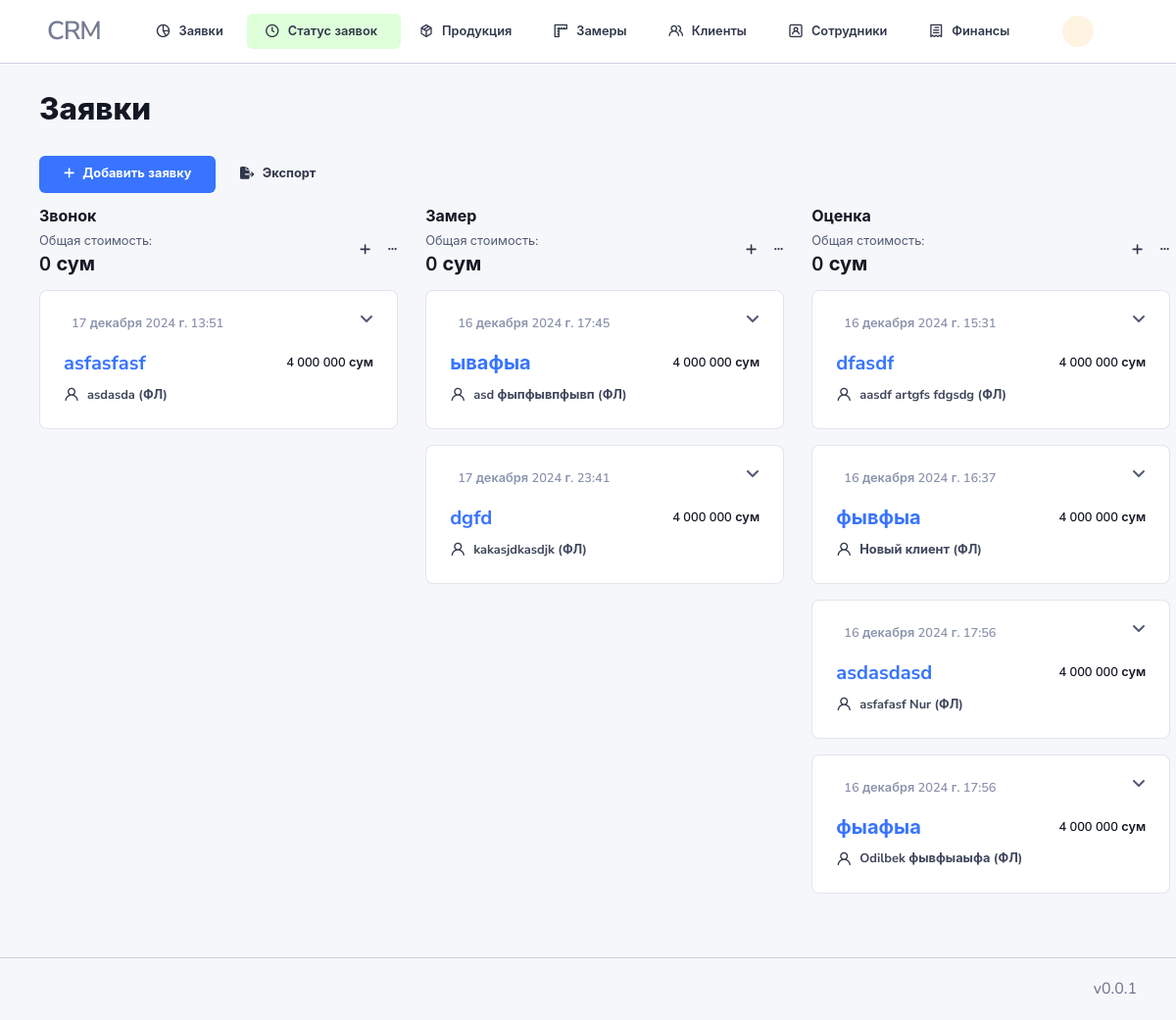
Before: /index/ with the older database file.
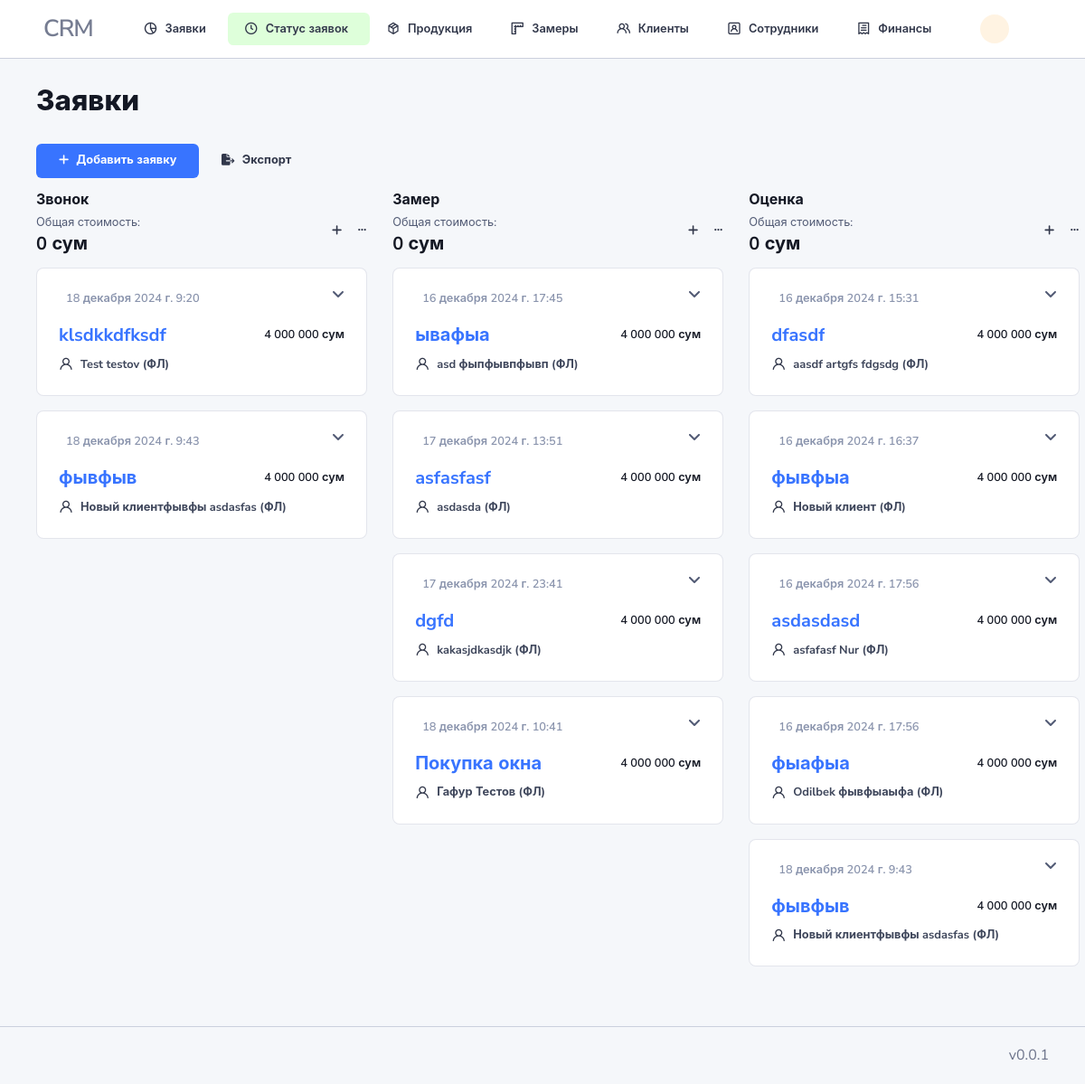
After: the same page with the newer database file.
### tickets/models.py (models this page shows, shortened)
class Stage(models.Model):
    name = models.CharField(max_length=100, verbose_name="Название этапа")
    priority = models.PositiveIntegerField(verbose_name="Приоритет этапа", null=True, blank=True,)
    role = models.ForeignKey(  # Add foreign key to the Role model
        Role, on_delete=models.CASCADE, related_name="stages", verbose_name="Роль", null=True, blank=True,
    )
    class Meta:
        verbose_name = "Этап"
        verbose_name_plural = "Этапы"
        ordering = ["priority"]

class Ticket(models.Model):
    STATUS_CHOICES = [
        ('old', 'Устарела'),
        ('new', 'Новая'),
        ('in_progress', 'В работе'),
        ('completed', 'Завершена'),
    ]
    ADS_CHOICES = [
        ('friend', 'От знакомого'),
        ('web', 'Сайт '),
        ('instagram', 'Инстаграм'),
        ('facebook', 'Фейсбук'),
        ('flyers', 'Флаеры'),
        ('banners', 'Наружная реклама'),
        ('partners', 'Партнеры'),
        ('client', 'Клиент'),
    ]
    client = models.ForeignKey(
        Client, on_delete=models.CASCADE, related_name="tickets", verbose_name="Клиент"
    )
    location = models.ForeignKey(
        'locations.Location', on_delete=models.CASCADE, related_name="tickets", verbose_name="Локация", null=True, blank=True
    )
    description = models.TextField(
        null=True, blank=True, verbose_name="Описание"
    )
    ads_info = models.CharField(
        max_length=50, choices=ADS_CHOICES, default='new', verbose_name="Источник рекламы"
    )
    status = models.CharField(
        max_length=20, choices=STATUS_CHOICES, default='new', verbose_name="Статус заявки"
    )
    created_by = models.ForeignKey(
        Employee, on_delete=models.SET_NULL, null=True, related_name="created_tickets", verbose_name="Создатель заявки"
    )
    created_at = models.DateTimeField(
        auto_now_add=True, verbose_name="Дата создания"
    )
    updated_at = models.DateTimeField(
        auto_now=True, verbose_name="Дата обновления"
    )
    class Meta:
        verbose_name = "Заявка"
        verbose_name_plural = "Заявки"
        indexes = [
            models.Index(fields=["status"]),
            models.Index(fields=["created_by"]),
        ]

### users/models.py (models this page shows)
class Client(models.Model):
    CLIENT_TYPE_CHOICES = [
        ('g', 'Г'),
        ('b', 'ЮЛ'),
        ('f', 'ФЛ'),
    ]
    person = models.ForeignKey(
        Person, on_delete=models.CASCADE, related_name="clients", verbose_name="Личность"
    )
    type = models.CharField(
        max_length=1, choices=CLIENT_TYPE_CHOICES, verbose_name="Тип клиента"
    )
    fin_account = models.IntegerField(
        null=True, blank=True, verbose_name="Финансовый аккаунт"
    )
    class Meta:
        verbose_name = "Клиент"
        verbose_name_plural = "Клиенты"
        indexes = [
            models.Index(fields=["type"]),
        ]
    def __str__(self):
        return f"{self.person} ({self.get_type_display()})"

class Person(models.Model):
    GENDER_CHOICES = [
        ('male', 'Мужчина'),
        ('female', 'Женщина'),
    ]
    first_name = models.CharField(max_length=50, verbose_name="Имя", db_index=True)
    last_name = models.CharField(max_length=50, verbose_name="Фамилия", db_index=True)
    nickname = models.CharField(max_length=50, null=True, blank=True, verbose_name="Прозвище")
    gender = models.CharField(
        max_length=10, choices=GENDER_CHOICES, null=True, blank=True, verbose_name="Пол"
    )
    phone_number_1 = models.CharField(max_length=20, unique=True, verbose_name="Телефон 1")
    phone_number_2 = models.CharField(max_length=20, null=True, blank=True, verbose_name="Телефон 2")
    class Meta:
        verbose_name = "Личность"
        verbose_name_plural = "Личности"
        indexes = [
            models.Index(fields=["first_name"]),
            models.Index(fields=["last_name"]),
        ]
        constraints = [
            models.UniqueConstraint(fields=['first_name', 'last_name', 'phone_number_1'], name="unique_person")
        ]
    def __str__(self):
        return f"{self.first_name} {self.last_name}"

### tickets/views.py (the view)
# urls.py: path('index/', views.index_view, name='index_view'),
def index_view(request):
    if request.method == "POST":
        form = TicketForm(request.POST)
        if form.is_valid():
            ticket = form.save(commit=False)
            ticket.created_by = request.user.employee  # Assign the authenticated user's employee
            ticket.status = "Новая"
            ticket.save()
            stage, created = Stage.objects.get_or_create(name='Звонок')  # Получаем только Stage
            StageHistory.objects.create(
                ticket=ticket,
                stage=stage,  # Используем только экземпляр Stage
            )
            return redirect(reverse_lazy('tickets:index_view'))  # Перенаправление после сохранения
    else:
        form = TicketForm()
    return render(
        request,
        'tickets/index.html',
        {
            'form': form,  # Передача формы в шаблон
            'stages': Stage.objects.all(),
            'tickets': Ticket.objects.all(),
            'section': 'index',
        }
    )

### tickets/templates/tickets/index.html (shortened to what the changed rows need)
{% extends 'base.html' %}
{% load static %}
{% block main %}
  <div class="content kanban-deals-content">
    <div>
      <div class="px-4 px-lg-6">
        <h2 class="mb-5">Заявки</h2>
      </div>
      <div class="px-4 px-lg-6 scrollbar">
        <div class="deals">
          {% for stage in stages %}
            <div class="deals-col me-4">
              <div class="d-flex align-items-center justify-content-between position-sticky top-0 z-1 bg-body">
                <div>
                  <h5 class="mb-2">{{ stage.name }}</h5>
                  <p class="fs-9 text-body-tertiary mb-1">Общая стоимость:</p>
                  <h4 class="mb-3">0 сум</h4>
                </div>
                <div class="d-flex gap-3">
                  <button class="btn p-0" type="button" data-bs-toggle="modal" data-bs-target="#addDealModal" aria-haspopup="true" aria-expanded="false" data-bs-reference="parent"><span class="fa-solid fa-plus"></span></button><button class="btn p-0" type="button" data-bs-toggle="dropdown" data-boundary="window" aria-haspopup="true" aria-expanded="false" data-bs-reference="parent"><span class="fas fa-ellipsis-h fs-10"></span></button>
                </div>
              </div>
              <div class="scrollbar deals-items-container">
                <div class="w-100 min-vh-50" data-sortable="data-sortable">
                  {% for ticket in tickets %}
                    {% if stage.name == ticket.stage_history.last.stage.name %}
                      <div>
                        <div class="card mb-3">
                          <div class="card-body">
                            <a class="dropdown-indicator-icon position-absolute text-body-tertiary" href="#collapseWidthDeals-{{ ticket.id }}" role="button" data-bs-toggle="collapse" aria-expanded="false" aria-controls="collapseWidthDeals-1"><span class="fa-solid fa-angle-down"></span></a>
                            <div class="d-flex align-items-center justify-content-between mb-3">
                              <div class="d-flex">
                                <p class="mb-0 fs-9 fw-semibold text-body-tertiary date">
                                    <span class="text-body-quaternary">{{ ticket.created_at }}</span>
                                </p>
                              </div>
                            </div>
                            <div class="deals-items-head d-flex align-items-center mb-2">
                              <a class="text-primary fw-bold line-clamp-1 me-3 mb-0 fs-7" href="../../apps/crm/deal-details.html">{{ ticket.description }}</a>
                              <p class="ms-auto fs-9 text-body-emphasis fw-semibold mb-0 deals-revenue">4 000 000 сум</p>
                            </div>
                            <div class="deals-company-agent d-flex flex-between-center">
                              <div class="d-flex align-items-center">
                                <span class="uil uil-user me-2"></span>
                                <p class="text-body-secondary fw-bold fs-9 mb-0">{{ticket.client}}</p>
                              </div>
                            </div>
                          </div>
                        </div>
                      </div>
                    {% endif %}
                  {% endfor %}
                </div>
              </div>
            </div>
          {% endfor %}
        </div>
      </div>
    </div>
  </div>
{% endblock %}

Changed rows visible on the page:
changed Stage "Звонок": loses Ticket (created_at "17 декабря 2024 г. 13:51", description "asfasfasf", client "asdasda (ФЛ)")
added Ticket: created_at "18 декабря 2024 г. 9:20", description "klsdkkdfksdf", client "Test testov (ФЛ)", shown under Stage "Звонок"
added Ticket: created_at "18 декабря 2024 г. 9:43", description "фывфыв", client "Новый клиентфывфы asdasfas (ФЛ)", shown under Stage "Звонок"
changed Stage "Замер": gains Ticket (created_at "17 декабря 2024 г. 13:51", description "asfasfasf", client "asdasda (ФЛ)")
added Ticket: created_at "18 декабря 2024 г. 10:41", description "Покупка окна", client "Гафур Тестов (ФЛ)", shown under Stage "Замер"
added Ticket: created_at "18 декабря 2024 г. 9:43", description "фывфыв", client "Новый клиентфывфы asdasfas (ФЛ)", shown under Stage "Оценка"
